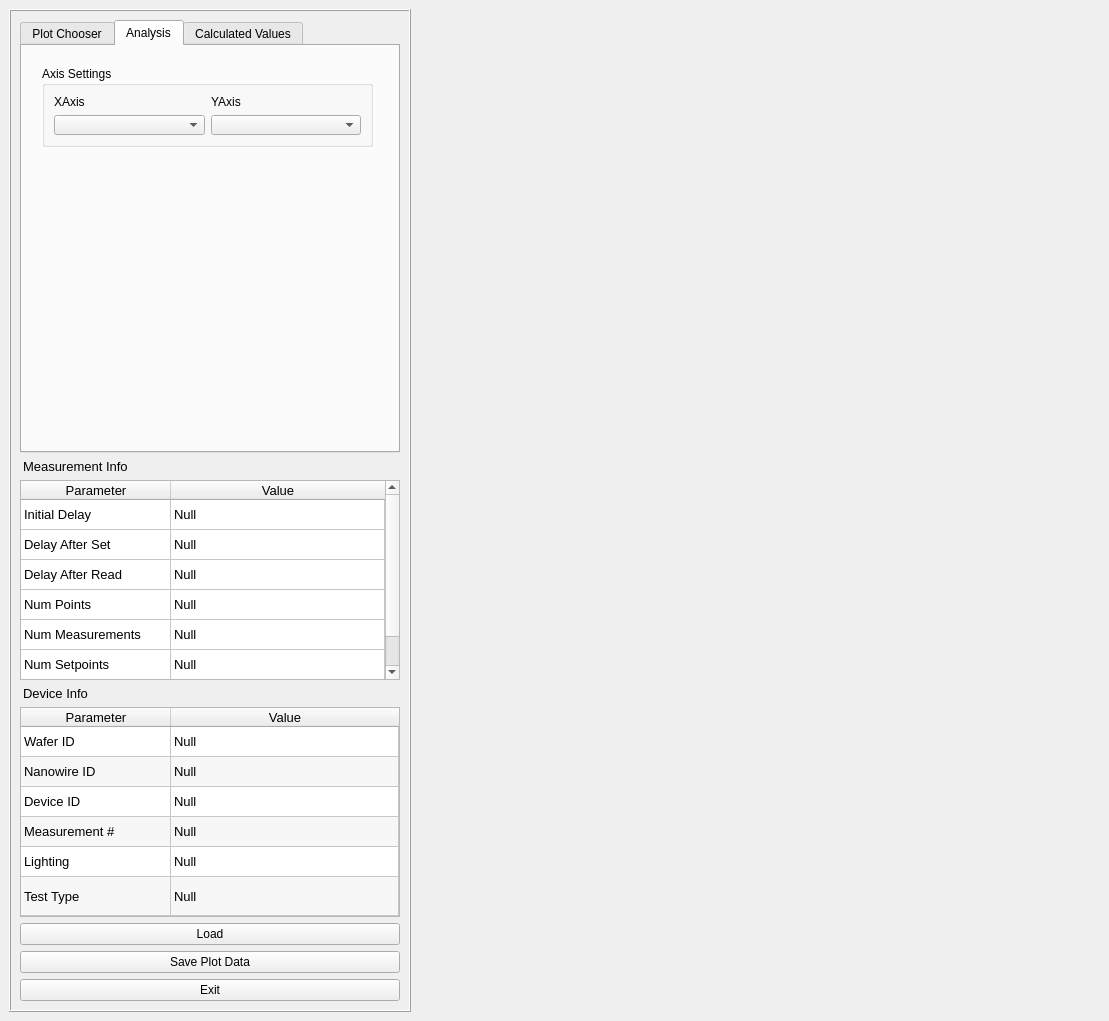
<?xml version="1.0" encoding="UTF-8"?>
<ui version="4.0">
 <class>MainWindow</class>
 <widget class="QMainWindow" name="MainWindow">
  <property name="geometry">
   <rect>
    <x>0</x>
    <y>0</y>
    <width>1109</width>
    <height>1021</height>
   </rect>
  </property>
  <property name="windowTitle">
   <string>Mobility Calculator</string>
  </property>
  <widget class="QWidget" name="centralwidget">
   <property name="autoFillBackground">
    <bool>false</bool>
   </property>
   <layout class="QGridLayout" name="gridLayout">
    <item row="0" column="0">
     <widget class="QFrame" name="frame">
      <property name="sizePolicy">
       <sizepolicy hsizetype="Maximum" vsizetype="Minimum">
        <horstretch>0</horstretch>
        <verstretch>0</verstretch>
       </sizepolicy>
      </property>
      <property name="minimumSize">
       <size>
        <width>400</width>
        <height>400</height>
       </size>
      </property>
      <property name="maximumSize">
       <size>
        <width>500</width>
        <height>999999</height>
       </size>
      </property>
      <property name="autoFillBackground">
       <bool>true</bool>
      </property>
      <property name="frameShape">
       <enum>QFrame::Box</enum>
      </property>
      <property name="frameShadow">
       <enum>QFrame::Raised</enum>
      </property>
      <layout class="QGridLayout" name="gridLayout_2" rowstretch="0,0,0,0,0,0,0,0,0">
       <property name="sizeConstraint">
        <enum>QLayout::SetMaximumSize</enum>
       </property>
       <item row="8" column="1">
        <widget class="QPushButton" name="pbExit">
         <property name="text">
          <string>Exit</string>
         </property>
        </widget>
       </item>
       <item row="7" column="1">
        <widget class="QPushButton" name="pbSavePltDat">
         <property name="text">
          <string>Save Plot Data</string>
         </property>
        </widget>
       </item>
       <item row="6" column="1">
        <widget class="QPushButton" name="pbLoad">
         <property name="text">
          <string>Load</string>
         </property>
        </widget>
       </item>
       <item row="2" column="1">
        <widget class="QTableWidget" name="tblHeaderInfo">
         <property name="sizePolicy">
          <sizepolicy hsizetype="Expanding" vsizetype="Maximum">
           <horstretch>0</horstretch>
           <verstretch>0</verstretch>
          </sizepolicy>
         </property>
         <property name="maximumSize">
          <size>
           <width>99999</width>
           <height>200</height>
          </size>
         </property>
         <property name="font">
          <font>
           <pointsize>10</pointsize>
          </font>
         </property>
         <property name="editTriggers">
          <set>QAbstractItemView::NoEditTriggers</set>
         </property>
         <property name="selectionMode">
          <enum>QAbstractItemView::NoSelection</enum>
         </property>
         <attribute name="horizontalHeaderDefaultSectionSize">
          <number>150</number>
         </attribute>
         <attribute name="horizontalHeaderStretchLastSection">
          <bool>true</bool>
         </attribute>
         <attribute name="verticalHeaderVisible">
          <bool>false</bool>
         </attribute>
         <attribute name="verticalHeaderStretchLastSection">
          <bool>true</bool>
         </attribute>
         <row>
          <property name="text">
           <string>New Row</string>
          </property>
         </row>
         <row>
          <property name="text">
           <string>New Row</string>
          </property>
         </row>
         <row>
          <property name="text">
           <string>New Row</string>
          </property>
         </row>
         <row>
          <property name="text">
           <string>New Row</string>
          </property>
         </row>
         <row>
          <property name="text">
           <string>New Row</string>
          </property>
         </row>
         <row>
          <property name="text">
           <string>New Row</string>
          </property>
         </row>
         <column>
          <property name="text">
           <string>Parameter</string>
          </property>
         </column>
         <column>
          <property name="text">
           <string>Value</string>
          </property>
         </column>
         <item row="0" column="0">
          <property name="text">
           <string>Initial Delay</string>
          </property>
         </item>
         <item row="0" column="1">
          <property name="text">
           <string>Null</string>
          </property>
         </item>
         <item row="1" column="0">
          <property name="text">
           <string>Delay After Set</string>
          </property>
         </item>
         <item row="1" column="1">
          <property name="text">
           <string>Null</string>
          </property>
         </item>
         <item row="2" column="0">
          <property name="text">
           <string>Delay After Read</string>
          </property>
         </item>
         <item row="2" column="1">
          <property name="text">
           <string>Null</string>
          </property>
         </item>
         <item row="3" column="0">
          <property name="text">
           <string>Num Points</string>
          </property>
         </item>
         <item row="3" column="1">
          <property name="text">
           <string>Null</string>
          </property>
         </item>
         <item row="4" column="0">
          <property name="text">
           <string>Num Measurements</string>
          </property>
         </item>
         <item row="4" column="1">
          <property name="text">
           <string>Null</string>
          </property>
         </item>
         <item row="5" column="0">
          <property name="text">
           <string>Num Setpoints</string>
          </property>
         </item>
         <item row="5" column="1">
          <property name="text">
           <string>Null</string>
          </property>
         </item>
        </widget>
       </item>
       <item row="0" column="1">
        <widget class="QTabWidget" name="tabWidget">
         <property name="sizePolicy">
          <sizepolicy hsizetype="Minimum" vsizetype="Minimum">
           <horstretch>0</horstretch>
           <verstretch>0</verstretch>
          </sizepolicy>
         </property>
         <property name="currentIndex">
          <number>1</number>
         </property>
         <widget class="QWidget" name="tabPlt">
          <attribute name="title">
           <string>Plot Chooser</string>
          </attribute>
          <widget class="QGroupBox" name="groupBox">
           <property name="geometry">
            <rect>
             <x>10</x>
             <y>10</y>
             <width>331</width>
             <height>101</height>
            </rect>
           </property>
           <property name="title">
            <string>Axis Settings</string>
           </property>
           <layout class="QVBoxLayout" name="verticalLayout_5">
            <item>
             <layout class="QVBoxLayout" name="verticalLayout_4">
              <item>
               <layout class="QHBoxLayout" name="horizontalLayout_3">
                <item>
                 <layout class="QVBoxLayout" name="verticalLayout_2">
                  <item>
                   <widget class="QLabel" name="lbXAxis">
                    <property name="text">
                     <string>XAxis</string>
                    </property>
                   </widget>
                  </item>
                  <item>
                   <widget class="QComboBox" name="cbXAxis"/>
                  </item>
                 </layout>
                </item>
                <item>
                 <layout class="QVBoxLayout" name="verticalLayout_3">
                  <item>
                   <widget class="QLabel" name="lbYAxis">
                    <property name="text">
                     <string>YAxis</string>
                    </property>
                   </widget>
                  </item>
                  <item>
                   <widget class="QComboBox" name="cbYAxis"/>
                  </item>
                 </layout>
                </item>
               </layout>
              </item>
             </layout>
            </item>
            <item>
             <layout class="QHBoxLayout" name="horizontalLayout_2">
              <item>
               <widget class="QCheckBox" name="ckbRmvFiller">
                <property name="text">
                 <string>Remove Filler Points</string>
                </property>
                <property name="checked">
                 <bool>true</bool>
                </property>
               </widget>
              </item>
              <item>
               <widget class="QCheckBox" name="ckbAvgData">
                <property name="text">
                 <string>Average Data</string>
                </property>
                <property name="checked">
                 <bool>true</bool>
                </property>
               </widget>
              </item>
             </layout>
            </item>
           </layout>
          </widget>
          <widget class="QGroupBox" name="groupBox_2">
           <property name="geometry">
            <rect>
             <x>10</x>
             <y>131</y>
             <width>331</width>
             <height>71</height>
            </rect>
           </property>
           <property name="title">
            <string>Plot Settings</string>
           </property>
           <layout class="QGridLayout" name="gridLayout_3">
            <item row="1" column="2">
             <widget class="QComboBox" name="cbPlotColour">
              <item>
               <property name="text">
                <string>blue</string>
               </property>
              </item>
              <item>
               <property name="text">
                <string>green</string>
               </property>
              </item>
              <item>
               <property name="text">
                <string>red</string>
               </property>
              </item>
              <item>
               <property name="text">
                <string>cyan</string>
               </property>
              </item>
              <item>
               <property name="text">
                <string>magenta</string>
               </property>
              </item>
              <item>
               <property name="text">
                <string>yellow</string>
               </property>
              </item>
              <item>
               <property name="text">
                <string>black</string>
               </property>
              </item>
              <item>
               <property name="text">
                <string>white</string>
               </property>
              </item>
             </widget>
            </item>
            <item row="1" column="1">
             <widget class="QComboBox" name="cbMarkerStyle">
              <item>
               <property name="text">
                <string>.</string>
               </property>
              </item>
              <item>
               <property name="text">
                <string>o</string>
               </property>
              </item>
              <item>
               <property name="text">
                <string>+</string>
               </property>
              </item>
              <item>
               <property name="text">
                <string>,</string>
               </property>
              </item>
              <item>
               <property name="text">
                <string>1</string>
               </property>
              </item>
              <item>
               <property name="text">
                <string>2</string>
               </property>
              </item>
              <item>
               <property name="text">
                <string>3</string>
               </property>
              </item>
              <item>
               <property name="text">
                <string>4</string>
               </property>
              </item>
              <item>
               <property name="text">
                <string>None</string>
               </property>
              </item>
             </widget>
            </item>
            <item row="0" column="1">
             <widget class="QLabel" name="label_4">
              <property name="text">
               <string>Marker Style</string>
              </property>
             </widget>
            </item>
            <item row="0" column="2">
             <widget class="QLabel" name="label_5">
              <property name="text">
               <string>Colour</string>
              </property>
             </widget>
            </item>
            <item row="0" column="0">
             <widget class="QLabel" name="label_3">
              <property name="text">
               <string>Line Style</string>
              </property>
             </widget>
            </item>
            <item row="1" column="0">
             <widget class="QComboBox" name="cbLineStyle">
              <item>
               <property name="text">
                <string>Solid</string>
               </property>
              </item>
              <item>
               <property name="text">
                <string>Dashes</string>
               </property>
              </item>
              <item>
               <property name="text">
                <string>Line-Dot</string>
               </property>
              </item>
              <item>
               <property name="text">
                <string>Dots</string>
               </property>
              </item>
              <item>
               <property name="text">
                <string>None</string>
               </property>
              </item>
             </widget>
            </item>
           </layout>
          </widget>
          <zorder>groupBox</zorder>
          <zorder>tblDeviceInfo</zorder>
          <zorder>groupBox_2</zorder>
          <zorder>ckbRmvFiller</zorder>
         </widget>
         <widget class="QWidget" name="tabAnalysis">
          <attribute name="title">
           <string>Analysis</string>
          </attribute>
          <widget class="QGroupBox" name="groupBox_3">
           <property name="geometry">
            <rect>
             <x>20</x>
             <y>20</y>
             <width>331</width>
             <height>81</height>
            </rect>
           </property>
           <property name="title">
            <string>Axis Settings</string>
           </property>
           <layout class="QVBoxLayout" name="verticalLayout_6">
            <item>
             <layout class="QVBoxLayout" name="verticalLayout_7">
              <item>
               <layout class="QHBoxLayout" name="horizontalLayout_4">
                <item>
                 <layout class="QVBoxLayout" name="verticalLayout_8">
                  <item>
                   <widget class="QLabel" name="lbXAxis_2">
                    <property name="text">
                     <string>XAxis</string>
                    </property>
                   </widget>
                  </item>
                  <item>
                   <widget class="QComboBox" name="cbXAxis_2"/>
                  </item>
                 </layout>
                </item>
                <item>
                 <layout class="QVBoxLayout" name="verticalLayout_9">
                  <item>
                   <widget class="QLabel" name="lbYAxis_2">
                    <property name="text">
                     <string>YAxis</string>
                    </property>
                   </widget>
                  </item>
                  <item>
                   <widget class="QComboBox" name="cbAYAxis"/>
                  </item>
                 </layout>
                </item>
               </layout>
              </item>
             </layout>
            </item>
           </layout>
          </widget>
         </widget>
         <widget class="QWidget" name="tabCalcVals">
          <attribute name="title">
           <string>Calculated Values</string>
          </attribute>
          <widget class="QTableWidget" name="tableWidget">
           <property name="geometry">
            <rect>
             <x>0</x>
             <y>0</y>
             <width>371</width>
             <height>621</height>
            </rect>
           </property>
           <property name="dragDropMode">
            <enum>QAbstractItemView::NoDragDrop</enum>
           </property>
           <property name="alternatingRowColors">
            <bool>true</bool>
           </property>
           <property name="sortingEnabled">
            <bool>true</bool>
           </property>
           <row>
            <property name="text">
             <string>Resistivity</string>
            </property>
           </row>
           <row>
            <property name="text">
             <string>Threshold Voltage</string>
            </property>
           </row>
           <row>
            <property name="text">
             <string>On/Off Ratio</string>
            </property>
           </row>
           <row>
            <property name="text">
             <string>Sweep Rate</string>
            </property>
           </row>
           <row>
            <property name="text">
             <string>Peak Mobility</string>
            </property>
           </row>
           <row>
            <property name="text">
             <string>N</string>
            </property>
           </row>
           <column>
            <property name="text">
             <string>Value</string>
            </property>
           </column>
           <column>
            <property name="text">
             <string>Units</string>
            </property>
           </column>
           <item row="0" column="0">
            <property name="text">
             <string notr="true"/>
            </property>
            <property name="flags">
             <set>ItemIsSelectable|ItemIsEnabled</set>
            </property>
           </item>
           <item row="0" column="1">
            <property name="text">
             <string>ohm*cm</string>
            </property>
            <property name="flags">
             <set>ItemIsSelectable|ItemIsEnabled</set>
            </property>
           </item>
           <item row="1" column="0">
            <property name="text">
             <string notr="true"/>
            </property>
            <property name="flags">
             <set>ItemIsSelectable|ItemIsEnabled</set>
            </property>
           </item>
           <item row="1" column="1">
            <property name="text">
             <string>V</string>
            </property>
            <property name="flags">
             <set>ItemIsSelectable</set>
            </property>
           </item>
           <item row="2" column="0">
            <property name="text">
             <string notr="true"/>
            </property>
            <property name="flags">
             <set>ItemIsSelectable|ItemIsEnabled</set>
            </property>
           </item>
           <item row="2" column="1">
            <property name="text">
             <string/>
            </property>
            <property name="flags">
             <set>ItemIsSelectable|ItemIsEnabled</set>
            </property>
           </item>
           <item row="3" column="0">
            <property name="text">
             <string notr="true"/>
            </property>
            <property name="flags">
             <set>ItemIsSelectable|ItemIsEnabled</set>
            </property>
           </item>
           <item row="3" column="1">
            <property name="text">
             <string>mV/s</string>
            </property>
            <property name="flags">
             <set>ItemIsSelectable|ItemIsEnabled</set>
            </property>
           </item>
           <item row="4" column="0">
            <property name="text">
             <string notr="true"/>
            </property>
            <property name="flags">
             <set>ItemIsSelectable|ItemIsEnabled</set>
            </property>
           </item>
           <item row="4" column="1">
            <property name="text">
             <string>cm^2/Vs</string>
            </property>
            <property name="font">
             <font>
              <kerning>true</kerning>
             </font>
            </property>
            <property name="flags">
             <set>ItemIsSelectable|ItemIsEnabled</set>
            </property>
           </item>
           <item row="5" column="0">
            <property name="text">
             <string notr="true"/>
            </property>
            <property name="flags">
             <set>ItemIsSelectable|ItemIsEnabled</set>
            </property>
           </item>
           <item row="5" column="1">
            <property name="text">
             <string>cm^-3</string>
            </property>
            <property name="flags">
             <set>ItemIsSelectable|ItemIsUserCheckable|ItemIsEnabled</set>
            </property>
           </item>
          </widget>
         </widget>
        </widget>
       </item>
       <item row="3" column="1">
        <widget class="QLabel" name="label">
         <property name="sizePolicy">
          <sizepolicy hsizetype="Preferred" vsizetype="Fixed">
           <horstretch>0</horstretch>
           <verstretch>0</verstretch>
          </sizepolicy>
         </property>
         <property name="font">
          <font>
           <pointsize>10</pointsize>
          </font>
         </property>
         <property name="text">
          <string>Device Info</string>
         </property>
         <property name="alignment">
          <set>Qt::AlignLeading|Qt::AlignLeft|Qt::AlignVCenter</set>
         </property>
         <property name="margin">
          <number>0</number>
         </property>
         <property name="indent">
          <number>3</number>
         </property>
        </widget>
       </item>
       <item row="1" column="1">
        <widget class="QLabel" name="label_2">
         <property name="sizePolicy">
          <sizepolicy hsizetype="Preferred" vsizetype="Fixed">
           <horstretch>0</horstretch>
           <verstretch>0</verstretch>
          </sizepolicy>
         </property>
         <property name="font">
          <font>
           <pointsize>10</pointsize>
          </font>
         </property>
         <property name="text">
          <string>Measurement Info</string>
         </property>
         <property name="indent">
          <number>3</number>
         </property>
        </widget>
       </item>
       <item row="4" column="1">
        <widget class="QTableWidget" name="tblDeviceInfo">
         <property name="sizePolicy">
          <sizepolicy hsizetype="Expanding" vsizetype="Fixed">
           <horstretch>0</horstretch>
           <verstretch>0</verstretch>
          </sizepolicy>
         </property>
         <property name="minimumSize">
          <size>
           <width>380</width>
           <height>210</height>
          </size>
         </property>
         <property name="font">
          <font>
           <pointsize>10</pointsize>
          </font>
         </property>
         <property name="editTriggers">
          <set>QAbstractItemView::NoEditTriggers</set>
         </property>
         <property name="alternatingRowColors">
          <bool>true</bool>
         </property>
         <property name="selectionMode">
          <enum>QAbstractItemView::NoSelection</enum>
         </property>
         <property name="selectionBehavior">
          <enum>QAbstractItemView::SelectRows</enum>
         </property>
         <property name="sortingEnabled">
          <bool>true</bool>
         </property>
         <attribute name="horizontalHeaderDefaultSectionSize">
          <number>150</number>
         </attribute>
         <attribute name="horizontalHeaderMinimumSectionSize">
          <number>50</number>
         </attribute>
         <attribute name="horizontalHeaderStretchLastSection">
          <bool>true</bool>
         </attribute>
         <attribute name="verticalHeaderVisible">
          <bool>false</bool>
         </attribute>
         <attribute name="verticalHeaderStretchLastSection">
          <bool>true</bool>
         </attribute>
         <row>
          <property name="text">
           <string>New Row</string>
          </property>
         </row>
         <row>
          <property name="text">
           <string>New Row</string>
          </property>
         </row>
         <row>
          <property name="text">
           <string>New Row</string>
          </property>
         </row>
         <row>
          <property name="text">
           <string>New Row</string>
          </property>
         </row>
         <row>
          <property name="text">
           <string>New Row</string>
          </property>
         </row>
         <row>
          <property name="text">
           <string>New Row</string>
          </property>
         </row>
         <column>
          <property name="text">
           <string>Parameter</string>
          </property>
          <property name="textAlignment">
           <set>AlignHCenter|AlignVCenter|AlignCenter</set>
          </property>
         </column>
         <column>
          <property name="text">
           <string>Value</string>
          </property>
         </column>
         <item row="0" column="0">
          <property name="text">
           <string>Wafer ID</string>
          </property>
         </item>
         <item row="0" column="1">
          <property name="text">
           <string>Null</string>
          </property>
         </item>
         <item row="1" column="0">
          <property name="text">
           <string>Nanowire ID</string>
          </property>
         </item>
         <item row="1" column="1">
          <property name="text">
           <string>Null</string>
          </property>
         </item>
         <item row="2" column="0">
          <property name="text">
           <string>Device ID</string>
          </property>
         </item>
         <item row="2" column="1">
          <property name="text">
           <string>Null</string>
          </property>
         </item>
         <item row="3" column="0">
          <property name="text">
           <string>Measurement #</string>
          </property>
         </item>
         <item row="3" column="1">
          <property name="text">
           <string>Null</string>
          </property>
         </item>
         <item row="4" column="0">
          <property name="text">
           <string>Lighting</string>
          </property>
         </item>
         <item row="4" column="1">
          <property name="text">
           <string>Null</string>
          </property>
         </item>
         <item row="5" column="0">
          <property name="text">
           <string>Test Type</string>
          </property>
         </item>
         <item row="5" column="1">
          <property name="text">
           <string>Null</string>
          </property>
         </item>
        </widget>
       </item>
      </layout>
     </widget>
    </item>
    <item row="0" column="1">
     <layout class="QVBoxLayout" name="verticalLayout">
      <item>
       <widget class="MatplotlibWidget" name="mplwidget">
        <property name="sizePolicy">
         <sizepolicy hsizetype="MinimumExpanding" vsizetype="MinimumExpanding">
          <horstretch>0</horstretch>
          <verstretch>0</verstretch>
         </sizepolicy>
        </property>
       </widget>
      </item>
     </layout>
    </item>
   </layout>
   <zorder>frame</zorder>
   <zorder>leStartV</zorder>
   <zorder>lbStart</zorder>
   <zorder>lbEnd</zorder>
   <zorder>leEndV</zorder>
   <zorder>leNPoints</zorder>
   <zorder>lbNPoints</zorder>
   <zorder>lbV1</zorder>
   <zorder>lbV2</zorder>
   <zorder>verticalLayoutWidget</zorder>
  </widget>
 </widget>
 <customwidgets>
  <customwidget>
   <class>MatplotlibWidget</class>
   <extends>QWidget</extends>
   <header>matplotlibwidget</header>
  </customwidget>
 </customwidgets>
 <resources/>
 <connections>
  <connection>
   <sender>pbExit</sender>
   <signal>clicked()</signal>
   <receiver>MainWindow</receiver>
   <slot>close()</slot>
   <hints>
    <hint type="sourcelabel">
     <x>56</x>
     <y>418</y>
    </hint>
    <hint type="destinationlabel">
     <x>659</x>
     <y>412</y>
    </hint>
   </hints>
  </connection>
 </connections>
</ui>
